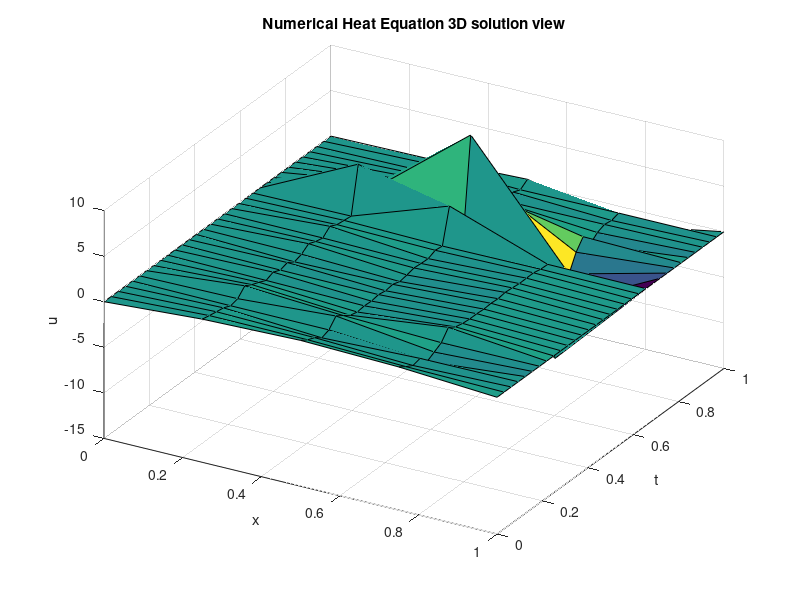
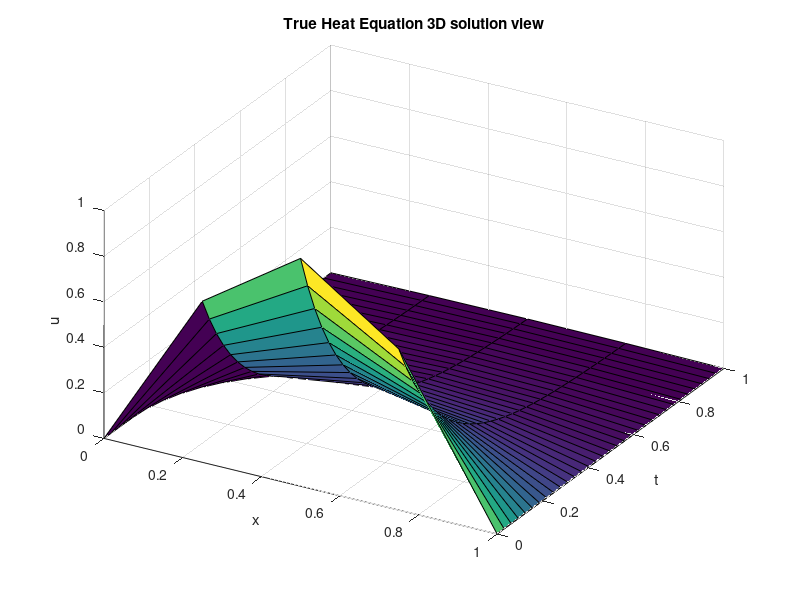

Reproduce these figures in MATLAB, in order. (Note: this script raises an error after producing the figures.)
%CASE II ID#10

% Initialize
clc
clear
format long
po = 2;

L=1; %x length
T=1; %time to elapse
D=1/2; %Diffusivity coeff
M=2^po; %various different space step iterations

x_0=0;
t_0=0;

K=2^(2*po+1);
dx=L/M;
dt=T/K;

for j=1:K+1
    t(j)=(j-1)*dt;
end %time steps for mesh
t
t = 0:dt:T


R=D*dt/dx^2; % 
if R >= 1/2
    disp('R must be less than 1/2. Try lowering value of M')
    return
end


% Numerical Soln Loop

% Position Mesh Points
for i=1:M+1
    x(i)=(i-1)*dx; %since Matlab begins at 1, x_0 must be i-1
end

x = 0:dx:L; %for -L to L, change M to 2*M

a = @(t) 0;         %2*t;       %boundary condition x=0
b = @(t) 0;           %2*t+L;     %boundary condition x=L
g = @(x) sin(pi.*x);  %x.^2;      %initial condition, t=0


u=zeros(K+1, M+1);

u(:,1)=a(t'); %input BCs
u(:,end)=b(t');
u(1,:)=g(x); %input ICs



% Forward Difference Scheme
for j=1:K
    for i=2:M
        u(j+1, i) = (1-2*R)*u(j,i) + (R*(u(j,i+1) - u(j,i-1)))/(2*u(j,i));
    end
end
  
    

%loop for exact solution
u_true=zeros(K+1, M+1);

for j=1:K+1
    for i=1:M+1
        u_true(j,i) = sin(pi.*x(i))*exp(-D*pi^2*t(j));       %note, the exp coul 
        
        %u(j+1,i)=(1-2R)*u(j,i) + R*(u(j,i+1) + u(j, i-1)) as alt equation
    end
end

%{
figure(1)
for j=1:K+1
    plot(x,u_true(j,:),'linewidth',2);
    hold on;
end
title('True Heat Equation 2D views for different times')
xlabel('x')
ylabel('u_truee')

figure(2)
for j=1:K+1
    plot(x,u(j,:),'linewidth',2);
    hold on;
end
title('Numerical Heat Equation 2D views for different times')
xlabel('x')
ylabel('u')
%}
figure(3)
X1=kron(ones(K+1,1),x);
T1=kron(ones(1,M+1),t');
surf(X1,T1,u)
view(30,40);
title('Numerical Heat Equation 3D solution view')
xlabel('x')
ylabel('t')
zlabel('u')

figure(4)
X1=kron(ones(K+1,1),x);
T1=kron(ones(1,M+1),t');
surf(X1,T1,u_true)
view(30,40);
title('True Heat Equation 3D solution view')
xlabel('x')
ylabel('t')
zlabel('u')
%{
figure(5)
plot(x,u(K,:),'linewidth',2);
hold on;
plot(x,u_true(K,:),'linewidth',2);
%}

% Errors and norms
    
u1 = u(end-1,:)
u1_true = u_true(end-1,:)


    L_inf = max(max(abs(u1-u1_true))); %NEED COMPUTE VECTOR NORM NOT MATRIX NORM, SO USE LAST ROW, COMPARE AT T = 1

    L2 = norm(u1-u1_true, 1); %FIX THIS

    L1  = norm(u1-u1_true, 2);

    L1 = L1';
    L2 = L2';
    L_inf = L_inf';
    
    x(2) - x(1)
    results = table(K, M, L1,L2,L_inf)
